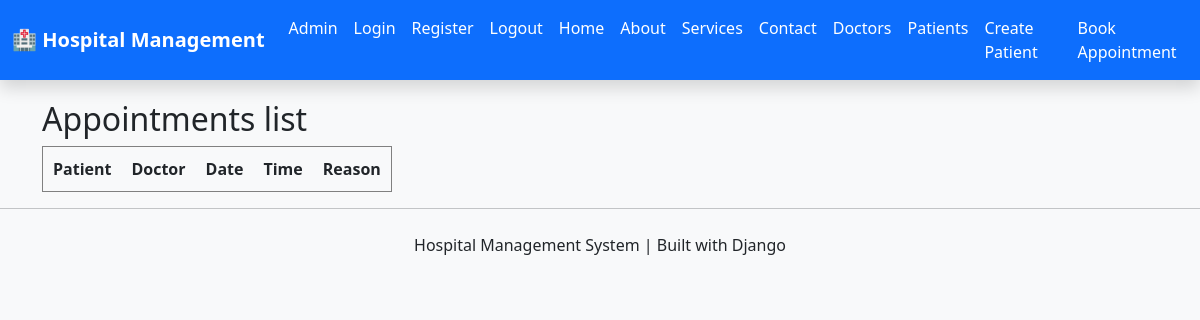
Page /appointments/ on the earlier database version.
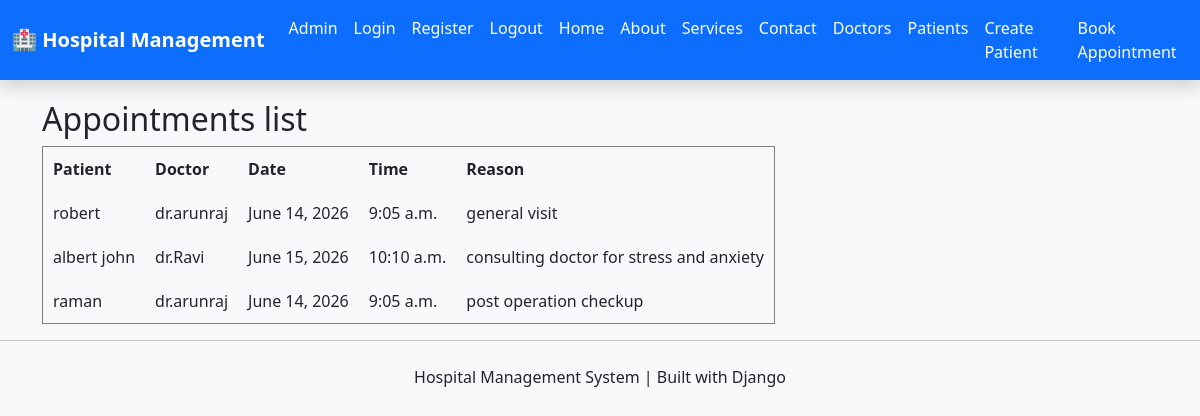
Same page on the later database version.
### core/models.py (models this page shows, shortened)
class Appointment(models.Model):
    patient=models.ForeignKey(Patient,
                              on_delete=models.CASCADE)
    doctor=models.ForeignKey(Doctor,
                              on_delete=models.CASCADE)
    appointment_date=models.DateField()
    appointment_time=models.TimeField()
    reason=models.TextField()

class Patient(models.Model):
    name=models.CharField(max_length=100)
    age=models.IntegerField()
    doctor=models.ForeignKey(
        Doctor,
        on_delete=models.SET_NULL,
        null=True
        )
    disease=models.ManyToManyField(
        Disease,
        )
    def __str__(self):
        return self.name

class Doctor(models.Model):
    name=models.CharField(max_length=50)
    age=models.IntegerField()
    department=models.CharField(max_length=60)
    def __str__(self):
        return self.name

### core/views.py (the view)
# urls.py: path('appointments/',AppointmentListView.as_view(),name="appointments"),
class AppointmentListView(ListView):
    model=Appointment
    template_name="appointments.html"
    context_object_name="appointments"

### core/templates/appointments.html
{% extends 'base.html' %}
{% block content %}
<h2>Appointments list</h2>
<table border="1" cellpadding="10">
<tr>
        <th>Patient</th>
        <th>Doctor</th>
        <th>Date</th>
        <th>Time</th>
        <th>Reason</th>
    </tr>
{% for appointment in appointments %}
<tr>
    <td>{{appointment.patient}}</td>
    <td>{{appointment.doctor}}</td>
    <td>{{appointment.appointment_date}}</td>
    <td>{{appointment.appointment_time}}</td>
    <td>{{appointment.reason}}</td>
    </tr>
    {% endfor %}
</table>
{% endblock %}

### core/templates/base.html (shortened to what this page needs)
<!DOCTYPE html>
<html>
<head>
    <link href="https://cdn.jsdelivr.net/npm/bootstrap@5.3.7/dist/css/bootstrap.min.css" rel="stylesheet">
</head>
<body>
    <nav class="navbar navbar-expand-lg navbar-dark bg-primary shadow">
        <div class="container-fluid">
            <a class="navbar-brand" href="{% url 'home' %}">
                🏥 Hospital Management
            </a>
            <div class="navbar-nav">
                <a class="nav-link text-white" href="admin/">Admin</a>
                <a class="nav-link text-white" href="{% url 'login' %}">Login</a>
                <a class="nav-link text-white" href="{% url 'register' %}">Register</a>
                <a class="nav-link text-white" href="{% url 'logout'%}">Logout</a>
                <a class="nav-link text-white" href="{% url 'home' %}">Home</a>
                <a class="nav-link text-white" href="{% url 'about' %}">About</a>
                <a class="nav-link text-white" href="{% url 'services' %}">Services</a>
                <a class="nav-link text-white" href="{% url 'contact' %}">Contact</a>
                <a class="nav-link text-white" href="{% url 'doctors' %}">Doctors</a>
                <a class="nav-link text-white" href="{% url 'patient' %}">Patients</a>
                <a class="nav-link text-white" href="{% url 'create_patient' %}">
                    Create Patient
                </a>
                <a class="nav-link text-white" href="{% url 'book_appointment' %}">
                    Book Appointment
                </a>
            </div>
        </div>
    </nav>
    <div class="container content-container">
        {% block content %}
        {% endblock %}
    </div>
<hr>
</body>
<footer class="text-center mt-4 mb-3">
    <p>
        Hospital Management System |
        Built with Django
    </p>
</footer>
</html>

### core/templates/base.html (style rules this page uses)
body { background-color:#f8f9fa; }
.content-container { margin-top:20px; }
.navbar-brand { font-weight:bold; }

Differences in the rows shown:
added Appointment: patient "robert", doctor "dr.arunraj", appointment_date "June 14, 2026", appointment_time "9:05 a.m.", reason "general visit"
added Appointment: patient "albert john", doctor "dr.Ravi", appointment_date "June 15, 2026", appointment_time "10:10 a.m.", reason "consulting doctor for stress and anxiety"
added Appointment: patient "raman", doctor "dr.arunraj", appointment_date "June 14, 2026", appointment_time "9:05 a.m.", reason "post operation checkup"
